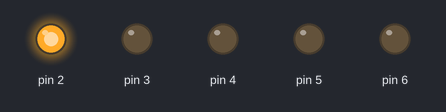
Simulated run of this sketch. Board: Arduino Uno, built for the host (arithmetic inside an expression is 32-bit, double 64-bit). On the bench: output pins drawn as LEDs (lit = HIGH).

Above: at 0.03 s.
At 0.71 s:
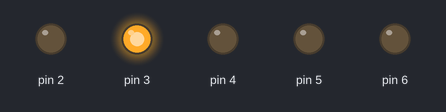
At 1.53 s:
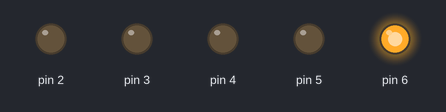
At 2.21 s:
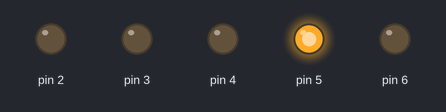
At 2.88 s:
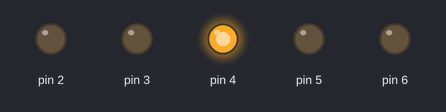
Timing chart, 0 to 3.2 s (numbered marks = the images above):
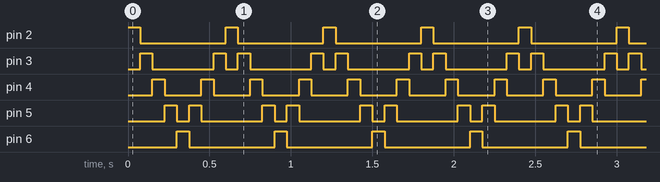

Measured:
- by itself, pin 2, pin 6: alternates HIGH for 0.08 s and LOW for 0.53 s
- by itself, pin 3: repeats every 0.60 s: LOW 0.38 s, HIGH 0.08 s, LOW 0.08 s, HIGH 0.08 s
- by itself, pin 4: alternates HIGH for 0.08 s and LOW for 0.23 s
- by itself, pin 5: repeats every 0.60 s: LOW 0.08 s, HIGH 0.08 s, LOW 0.38 s, HIGH 0.08 s

The sketch:

kitt.ino
```cpp
/*
 * $OpenBSD: template.ino,v 1.1 2012/04/24 06:37:32 jasper Exp $
 *
 * Arduino projects run something like this:
 *	main() {
 *		init(); // arduino private setup
 *		setup(); // your setup goes here
 *		while(1) {
 *			loop(); // your main loop
 *		}
 *	}
 *
 * Arduino reference is at /usr/local/share/doc/arduino/reference/
 */

#ifdef __cplusplus
extern "C" {
#endif

int del=75;

void setup(void) {
	/* your code here */
	pinMode(2,OUTPUT);
	pinMode(3,OUTPUT);
	pinMode(4,OUTPUT);
	pinMode(5,OUTPUT);
	pinMode(6,OUTPUT);

	return;
}

void loop(void) {
	/* more of your code here */
	digitalWrite(2, HIGH);   // turn on LED on pin 2
	delay(del);              // wait (length determined by value of 'del')
	digitalWrite(2, LOW);    // turn it off

	digitalWrite(3, HIGH);   // turn on LED on pin 3
	delay(del);              // wait
	digitalWrite(3, LOW);    // turn it off

	digitalWrite(4, HIGH);   // turn on LED on pin 4
	delay(del);              // wait
	digitalWrite(4, LOW);    // turn it off

	digitalWrite(5, HIGH);   // turn on LED on pin 5
	delay(del);              // wait
	digitalWrite(5, LOW);    // turn it off

	digitalWrite(6, HIGH);   // turn on LED on pin 6
	delay(del);              // wait
	digitalWrite(6, LOW);    // turn it off

	digitalWrite(5, HIGH);   // turn on LED on pin 5
	delay(del);              // wait
	digitalWrite(5, LOW);    // turn it off

	digitalWrite(4, HIGH);   // turn on LED on pin 4
	delay(del);              // wait
	digitalWrite(4, LOW);    // turn it off

	digitalWrite(3, HIGH);   // turn on LED on pin 3
	delay(del);              // wait
	digitalWrite(3, LOW);    // turn it off

	return ;
}

#ifdef __cplusplus
}
#endif
```
